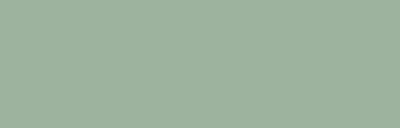
Frame 1 (no input)
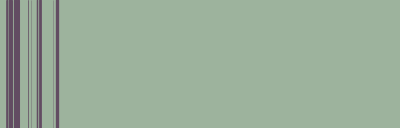
Frame 60 (the mouse pressed at the canvas centre just before this capture)
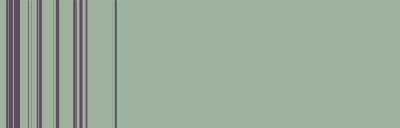
Frame 120 (the mouse held since frame 60 and released just before this capture)

The Processing sketch that drew these frames (run headless with seeded random() and noise(); from frame 60 on, the mouse is pressed at the canvas centre):

// Processing sketch: s003_barcode
// ── s003_barcode.pde
// made by alex
// iamalexbaker@gmail.com

float[] bgc = new float[3];
int scan = 0;
int chance = 15;
int dir = 1;

void setup(){
  size(400,128);
  frameRate(180);
  randomBG();
}

void draw(){
  scan += dir;
  if(scan>width || scan<0){
    randomBG();
    chance = int(random(25))+5;
    dir = -dir;
  }
  if(random(100)<chance){
    hline(scan);
  }
}

void hline(float pos){
  strokeWeight(random(4));
  line(pos,0,pos,height);
}

void randomBG(){
  int i = 0;
  float x = random(256);
  for(i=0;i<3;i++){
    // constrain for dull colours
    float r = 32;
    bgc[i] = constrain(x + random(r) - r/2,0,256);
  }
  background(bgc[0],bgc[1],bgc[2]);
  stroke(256-bgc[0],256-bgc[1],256-bgc[2],256);
}
